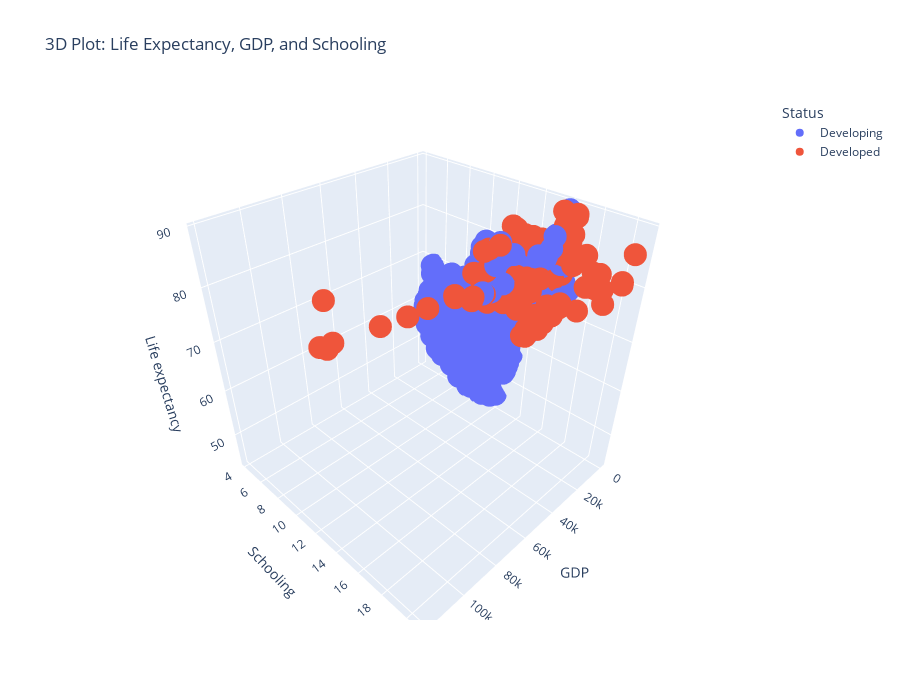

The cell this chart's notebook holds for it:
### Markdown cell above
Key Observations:
Higher Median in Developed Countries:
Developed countries have a much higher median value on this index  typically above 0.8.
This reflects stronger access to education, income equality, and essential services.

Greater Variability in Developing Countries:
Developing countries show a wider spread, from very low to near-developed levels.

Some developing nations have made substantial progress, while others still face major deficits.
Structural Inequality Reflected in Index:
This visual makes it immediately clear that access to basic resources is unequal — and that inequality tracks with development status.

Policymakers in developing countries should focus on improving social foundations — including education, income security, and infrastructure — to raise this index.
These are the root causes that affect health, productivity, and longevity.
International aid and development programs should prioritize countries at the lowest end of this index, where investment yields the greatest human impact.

### Code cell
import plotly.express as px

fig = px.scatter_3d(
    df,
    x='GDP',
    y='Schooling',
    z='Life expectancy',
    color='Status',
    hover_name='Country',
    title='3D Plot: Life Expectancy, GDP, and Schooling',
    width=900,      # increase width
    height=700      # increase height
)
fig.show()

### Figure 1 — Plotly figure (JSON) as saved in the notebook; plotly's stock layout.template omitted (floating-point values rounded to 4 significant figures; data arrays with more than 128 entries replaced by an {"elided": "..."} marker saying what was removed)
{"data": [{"hovertemplate": "<b>%{hovertext}</b><br><br>Status=Developing<br>GDP=%{x}<br>Schooling=%{y}<br>Life expectancy=%{z}<extra></extra>", "hovertext": {"elided": "1407 str values"}, "legendgroup": "Developing", "marker": {"color": "#636efa", "symbol": "circle"}, "mode": "markers", "name": "Developing", "scene": "scene", "showlegend": true, "type": "scatter3d", "x": {"elided": "1407 float values"}, "y": {"elided": "1407 float values"}, "z": {"elided": "1407 float values"}}, {"hovertemplate": "<b>%{hovertext}</b><br><br>Status=Developed<br>GDP=%{x}<br>Schooling=%{y}<br>Life expectancy=%{z}<extra></extra>", "hovertext": {"elided": "242 str values"}, "legendgroup": "Developed", "marker": {"color": "#EF553B", "symbol": "circle"}, "mode": "markers", "name": "Developed", "scene": "scene", "showlegend": true, "type": "scatter3d", "x": {"elided": "242 float values"}, "y": {"elided": "242 float values"}, "z": {"elided": "242 float values"}}], "layout": {"height": 700, "legend": {"title": {"text": "Status"}, "tracegroupgap": 0}, "scene": {"domain": {"x": [0, 1], "y": [0, 1]}, "xaxis": {"title": {"text": "GDP"}}, "yaxis": {"title": {"text": "Schooling"}}, "zaxis": {"title": {"text": "Life expectancy"}}}, "title": {"text": "3D Plot: Life Expectancy, GDP, and Schooling"}, "width": 900}}
